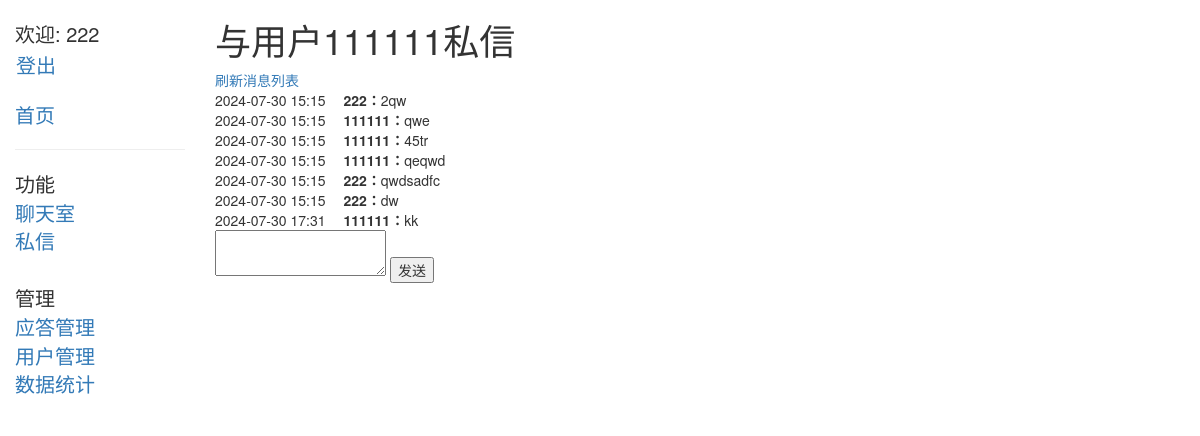
Before: /user/userchat/1/ (signed in) with the older database file.
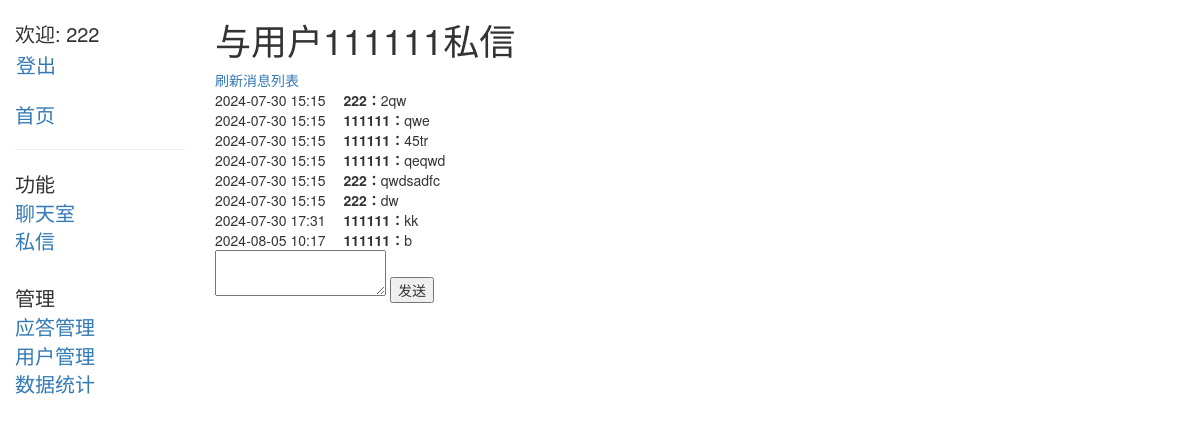
After: the same page with the newer database file.
### user/models.py (models this page shows, shortened)
class Message(models.Model):
    sender = models.ForeignKey(CustomUser, related_name='sent_messages', on_delete=models.CASCADE)
    receiver = models.ForeignKey(CustomUser, related_name='received_messages', on_delete=models.CASCADE)
    content = models.TextField()
    timestamp = models.DateTimeField(auto_now_add=True)

class CustomUser(AbstractBaseUser, PermissionsMixin):
    phone_number = models.CharField(max_length=20, unique=True)
    email = models.EmailField(unique=True)
    status = models.BooleanField(default=True)
    is_admin = models.BooleanField(default=False)
    is_staff = models.BooleanField(default=True)
    objects = CustomUserManager()  # 将 CustomUserManager 作为默认的管理器
    USERNAME_FIELD = 'phone_number'  # 用于登录的用户名字段
    REQUIRED_FIELDS = ['email']  # 其他必填字段

### user/views.py (the view)
# urls.py: path('userchat/<int:user_id>/', message, name='userchat'),
def message(request, user_id):
    other_user = get_object_or_404(User, id=user_id)
    messages = Message.objects.filter(  # Django Q 对象：构建复杂的查询条件
        (Q(sender=request.user) & Q(receiver=other_user)) |
        (Q(sender=other_user) & Q(receiver=request.user))
    ).order_by('timestamp')
    if request.method == 'POST':
        form = MessageForm(request.POST)
        if form.is_valid():
            message = form.save(commit=False)
            message.sender = request.user
            message.receiver = other_user
            message.save()
            return redirect('userchat', user_id=user_id)
    else:
        form = MessageForm()
    return render(request, 'user_chat.html', {'other_user': other_user, 'messages': messages, 'form': form})

### user/forms.py
class MessageForm(forms.ModelForm):
    class Meta:
        model = Message
        fields = ['content']

### templates/user_chat.html (shortened to what this page needs)
{% extends 'index.html' %}
{% block content %}
    <h1>与用户{{ other_user.phone_number }}私信</h1>
    <a href="">刷新消息列表</a>
    <div>
        {% for message in messages %}
            <div>
                {{ message.timestamp | date:"Y-m-d H:i" }}&emsp;
                <strong>{{ message.sender.phone_number }}：</strong>{{ message.content }}
            </div>
        {% endfor %}
    </div>
    <form method="post">
        <textarea name="content" required></textarea>
        <button type="submit">发送</button>
    </form>
{% endblock %}

Changed rows visible on the page:
added Message: timestamp "2024-08-05 10:17", sender.phone_number "111111", content "b"
